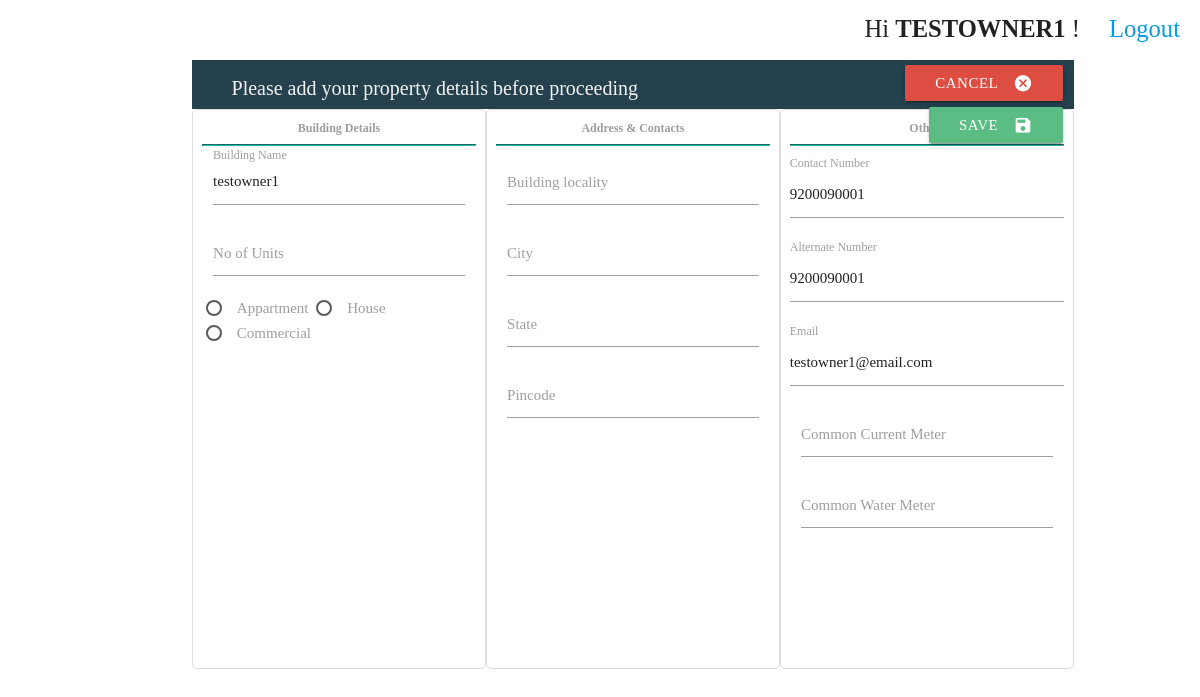
Page /add_content.php (signed in) on the committed database.
### tables this page shows
CREATE TABLE `mprts_users` (
  `user_type` varchar(4) NOT NULL,
  `user_id` int(4) UNSIGNED ZEROFILL NOT NULL,
  `user_name` varchar(200) NOT NULL,
  `user_pass` varchar(200) NOT NULL,
  `user_email` varchar(200) NOT NULL,
  `user_mobile` varchar(20) NOT NULL,
  `user_usc_no` varchar(20) NOT NULL,
  `user_access_code` varchar(10) NOT NULL,
  `user_status` varchar(20) NOT NULL DEFAULT 'Initial'
);

### add_content.php (the view, shortened to what this page needs)
<?php
	if(isset($_SESSION["user_name"])){
		$user_name = $_SESSION["user_name"] ;
		$user_access_code = $_SESSION["user_access_code"];
	}
	else {
		header('Location: login.php');
	}
?>
<body>
	<?php include 'headers.php'; ?>
<?php
	$get_aa_data_sql = mysql_query("SELECT * from mprts_users where user_access_code = '$user_access_code'");
	while ($aa_row = mysql_fetch_array($get_aa_data_sql)) {
		$aa_mobile = $aa_row['user_mobile'];
		$aa_email = $aa_row['user_email'];
		$user_name = $aa_row['user_name'];
		$user_usc_no = $aa_row['user_usc_no'];
	}
?>
<div class="add_content_div" style="margin-top: 5%;" title="Add Property">
<form action="add_content_backend.php" method="post">
	<div class="row add_content_main_div">
		<div class="col l8 m8 s12 title_bar">
			<h5>Please add your property details before proceeding</h5>
		</div>
		<div class="col l4 m4 s12" style="background-color: #25414E;height: 49px;">
				<button class="btn waves-effect waves-light" title="Cancel" style="float: right;background-color: #f2f2f2;color:#000;margin-top: 2%;margin-left: 2%;" onclick="window.location.reload();">Cancel
    			<i class="material-icons right">cancel</i>
  				</button>
				<button class="btn waves-effect waves-light" title="Save record" style="float: right;background-color: #f2f2f2;color:#000;margin-top: 2%;" type="submit" name="contentsubmit">Save
    				<i class="material-icons right">save</i>
  				</button>
		</div>
	</div>
	<div class="row add_content_main_div">
		<div class="col l4 m4 s12 z-depth-3 main_cat">
		<center><label style="font-weight: bolder;">Building Details</label></center>
		<hr style="border-color: #2BBBAD;">
			<div class="input-field col s12">
				<input type="text" name="building_name" id="building_name" value="<?php echo $user_name; ?>" required="true" maxlength="20" readonly="true">
				<label for="building_name">Building Name</label>
			</div>
			<div class="input-field col s12">
				<input type="number" id="building_units" name="building_units"  required="true"  maxlength="4">
				<label for="building_units">No of Units</label>
			</div>
		    <label for="b_apt">Appartment</label>
		    <label for="b_hse">House</label>
		    <label for="b_cml">Commercial</label>
		</div>
		<div class="col l4 m4 s12 z-depth-3 main_cat">
			<center><label style="font-weight: bolder;">Address & Contacts</label></center>
			<hr style="border-color: #2BBBAD;">
			<div class="input-field col s12">
				<input type="text" id="building_locality" name="building_locality"  required="true" maxlength="30">
				<label for="building_locality">Building locality</label>
			</div>
			<div class="input-field col s12">
				<input type="text" id="building_city" name="building_city"  required="true" maxlength="30">
				<label for="building_city">City</label>
			</div>
			<div class="input-field col s12">
				<input type="text" id="building_state" name="building_state"  required="true" maxlength="30">
				<label for="building_state">State</label>
			</div>
			<div class="input-field col s12">
				<input type="number" id="building_pincode" name="building_pincode"  required="true"  maxlength="6">
				<label for="building_pincode">Pincode</label>
			</div>
		</div>
		<div class="col l4 m4 s12 z-depth-3 main_cat">
			<center><label style="font-weight: bolder;">Others</label></center>
			<hr style="border-color: #2BBBAD;">
			<label>Contact Number</label>
			<input type="number" name="building_phno" placeholder="Phone Number"  required="true" value=<?php echo $aa_mobile; ?>  maxlength="10" >
			<label>Alternate Number</label>
			<input type="number" name="building_phno2" placeholder="Alternate Number" required="true" value=<?php echo $aa_mobile; ?>  maxlength="10" >
			<label>Email</label>
			<input type="email" name="building_email" placeholder="Email Address" required="true" value=<?php echo $aa_email; ?>>
			<div class="input-field col s12">
				<input type="text" id="building_current_meter" name="building_current_meter" value="<?php echo $user_usc_no; ?>" readonly="true" required="true" maxlength="20">
				<label for="building_current_meter">Common Current Meter </label>
			</div>
			<div class="input-field col s12">
				<input type="text" id="building_water_meter" name="building_water_meter" required="true" maxlength="20">
				<label for="building_water_meter">Common Water Meter </label>
			</div>
		</div>
	</div>
</form>
</div>
</body>
<div class="col s4">
	<h5 style="position: fixed;top:6;right:120;">Hi <b style="text-transform: uppercase;"><?php echo $user_name ?></b> !</h5>
</div>
<div class="col s2">
	<h5><a href="logout.php" style="float: right;position: fixed;top:15;right:20;">Logout</a></h5>
</div>

### styles/index_style.css (style rules this page uses)
@media only screen 
  and (min-device-width: 737px) { .title_bar h5 { margin-top:0px; padding-top: 3%; margin-left: 5%; font-size: 20px; } }
@media only screen 
  and (min-device-width: 737px) { .row { margin-bottom: 0px !important; } }
@media only screen 
  and (min-device-width: 737px) { .s4 h5 { margin-top:9px; } }

### styles/owner_styles.css (style rules this page uses)
body { font-family: calibri; }
input:read-only { cursor: not-allowed; }

### styles/enhance.css (style rules this page uses)
@media only screen 
  and (min-device-width: 737px) { .right_content, .title_bar, .sub_title_bar, .owner_content_actions, .record_details, .owners_table { !box-shadow: 0 6px 10px 0 rgba(0,0,0,0.14), 0 1px 18px 0 rgba(0,0,0,0.12), 0 3px 5px -1px rgba(0,0,0,0.3); } }
@media only screen 
  and (min-device-width: 737px) { .input-field { margin-top: 5px; } }
@media only screen 
  and (min-device-width: 737px) { .title_bar { !display:none !important; } }
@media only screen 
  and (min-device-width: 737px) { .z-depth-3, .side-nav, .z-depth-4 { box-shadow:none !important; } }

### styles/resp.css (style rules this page uses)
@media only screen 
  and (min-device-width: 737px) { [title='Cancel'] { background-color: #DD4D42 !important; color: #fff !important; } }
@media only screen 
  and (min-device-width: 737px) { [title='Save record'], [title='Save'] { background-color: #5BBD84 !important; color: #fff !important; } }
@media only screen 
  and (min-device-width: 737px) { .add_content_main_div { width:73.5%; margin-left: 16%; } }
@media only screen 
  and (min-device-width: 737px) { .add_content_main_div .title_bar { background-color: #25414E;height: 49px;color: #f2f2f2; } }
@media only screen 
  and (min-device-width: 737px) { .add_content_main_div .main_cat { border:1px solid #ddd;border-radius:5px;height:70%;padding:1%; } }

### rows in the picture
mprts_users: building_name "testowner1", building_phno "9200090001", building_phno2 "9200090001", building_email "testowner1@email.com", user_name "TESTOWNER1"
